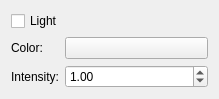
<?xml version="1.0" encoding="UTF-8"?>
<ui version="4.0">
 <class>LightProperty</class>
 <widget class="QWidget" name="LightProperty">
  <property name="geometry">
   <rect>
    <x>0</x>
    <y>0</y>
    <width>219</width>
    <height>92</height>
   </rect>
  </property>
  <property name="windowTitle">
   <string>Form</string>
  </property>
  <layout class="QVBoxLayout" name="verticalLayout_2">
   <item>
    <layout class="QHBoxLayout" name="horizontalLayout">
     <item>
      <widget class="QCheckBox" name="checkBox">
       <property name="text">
        <string>Light</string>
       </property>
      </widget>
     </item>
    </layout>
   </item>
   <item>
    <widget class="QWidget" name="widget" native="true">
     <layout class="QVBoxLayout" name="verticalLayout">
      <property name="spacing">
       <number>6</number>
      </property>
      <property name="margin">
       <number>0</number>
      </property>
      <item>
       <layout class="QFormLayout" name="formLayout">
        <item row="0" column="0">
         <widget class="QLabel" name="label">
          <property name="text">
           <string>Color:</string>
          </property>
         </widget>
        </item>
        <item row="1" column="0">
         <widget class="QLabel" name="label_2">
          <property name="text">
           <string>Intensity:</string>
          </property>
         </widget>
        </item>
        <item row="0" column="1">
         <widget class="QPushButton" name="m_color">
          <property name="text">
           <string/>
          </property>
         </widget>
        </item>
        <item row="1" column="1">
         <widget class="QDoubleSpinBox" name="m_colorIntensity">
          <property name="maximum">
           <double>8.000000000000000</double>
          </property>
          <property name="singleStep">
           <double>0.100000000000000</double>
          </property>
          <property name="value">
           <double>1.000000000000000</double>
          </property>
         </widget>
        </item>
       </layout>
      </item>
     </layout>
    </widget>
   </item>
  </layout>
 </widget>
 <resources/>
 <connections>
  <connection>
   <sender>checkBox</sender>
   <signal>toggled(bool)</signal>
   <receiver>widget</receiver>
   <slot>setVisible(bool)</slot>
   <hints>
    <hint type="sourcelabel">
     <x>22</x>
     <y>20</y>
    </hint>
    <hint type="destinationlabel">
     <x>68</x>
     <y>64</y>
    </hint>
   </hints>
  </connection>
 </connections>
</ui>
